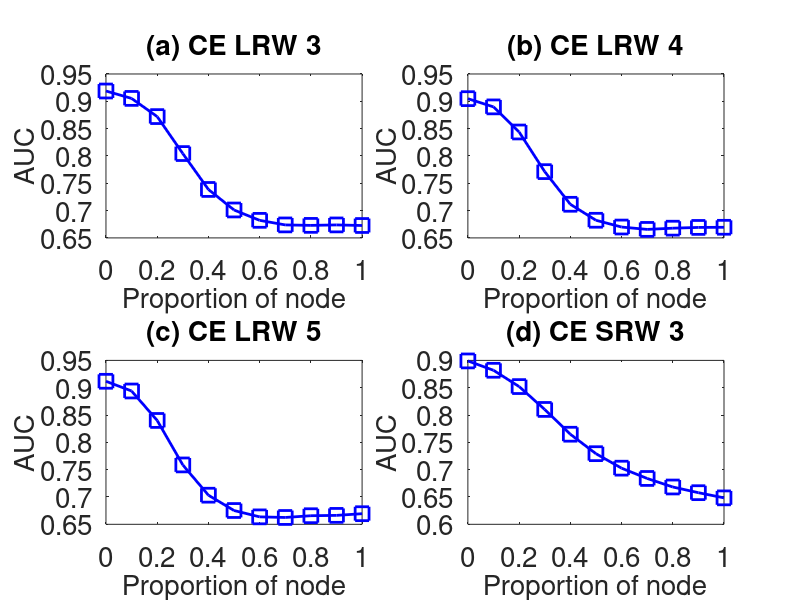

Recreate this plot in MATLAB.
subplot(2,2,1);
x=0:0.1:1;
y=[0.91884	0.905296	0.872014	0.80436	0.738666	0.701098	0.682126	0.673758	0.67292	0.673752	0.672688
];
plot(x,y,'-bs','LineWidth',2,'MarkerSize',10);
set(gca,'FontSize',20);
xlabel('Proportion of node','fontsize',20);
ylabel('AUC','fontsize',20);
title('(a) CE LRW 3','fontsize',20);

subplot(2,2,2);
x=0:0.1:1;
y=[0.90483	0.889774	0.84383	0.77128	0.711522	0.682286	0.669886	0.665554	0.667786	0.669178	0.669428
];
plot(x,y,'-bs','LineWidth',2,'MarkerSize',10);
set(gca,'FontSize',20);
xlabel('Proportion of node','fontsize',20);
ylabel('AUC','fontsize',20);
title('(b) CE LRW 4','fontsize',20);

subplot(2,2,3);
x=0:0.1:1;
y=[0.91176	0.893992	0.840082	0.758678	0.703288	0.67525	0.663636	0.662514	0.66572	0.66634	0.669412
];
plot(x,y,'-bs','LineWidth',2,'MarkerSize',10);
set(gca,'FontSize',20);
xlabel('Proportion of node','fontsize',20);
ylabel('AUC','fontsize',20);
title('(c) CE LRW 5','fontsize',20);


subplot(2,2,4);
x=0:0.1:1;
y=[0.899014	0.881903	0.852076	0.810244	0.76487	0.729258	0.702746	0.68392	0.668298	0.657884	0.6484
];
plot(x,y,'-bs','LineWidth',2,'MarkerSize',10);
set(gca,'FontSize',20);
xlabel('Proportion of node','fontsize',20);
ylabel('AUC','fontsize',20);
title('(d) CE SRW 3','fontsize',20);
